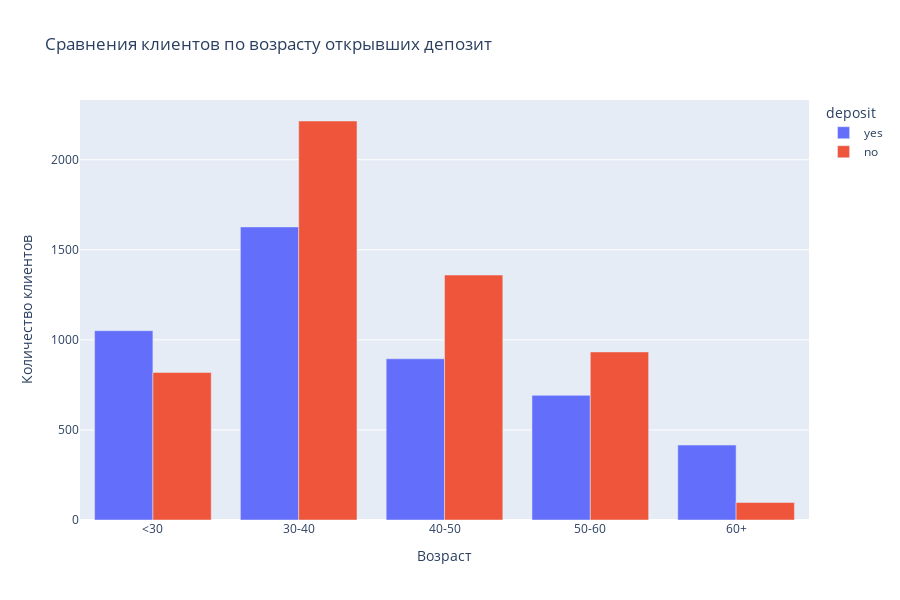

Here is the notebook cell this chart was saved with:
### Markdown cell above
### Задание 8

### Code cell
# создайте возрастные группы и определите, в каких группах более склонны открывать депозит, чем отказываться от предложения
cleaned['age_group'] = pd.cut(cleaned.age, [0, 30, 40, 50, 60, 2000], labels=['<30', '30-40', '40-50', '50-60', '60+'])

df_age = cleaned.groupby('age_group', as_index = False)['deposit'].value_counts()
fig = px.bar(
    data_frame=df_age,
    x='age_group',
    y= 'count',
    color= 'deposit',
    barmode="group", # разделим на разные столбцы
    title='Сравнения клиентов по возрасту открывших депозит',
    height=600
)
fig.update_layout(
    yaxis_title="Количество клиентов",
    xaxis_title="Возраст"
)
fig.show()

### Figure 1 — Plotly figure (JSON) as saved in the notebook; plotly's stock layout.template omitted (floating-point values rounded to 4 significant figures)
{"data": [{"alignmentgroup": "True", "hovertemplate": "deposit=yes<br>age_group=%{x}<br>count=%{y}<extra></extra>", "legendgroup": "yes", "marker": {"color": "#636efa", "pattern": {"shape": ""}}, "name": "yes", "offsetgroup": "yes", "orientation": "v", "showlegend": true, "textposition": "auto", "type": "bar", "x": ["<30", "30-40", "40-50", "50-60", "60+"], "xaxis": "x", "y": [1051, 1627, 895, 692, 416], "yaxis": "y"}, {"alignmentgroup": "True", "hovertemplate": "deposit=no<br>age_group=%{x}<br>count=%{y}<extra></extra>", "legendgroup": "no", "marker": {"color": "#EF553B", "pattern": {"shape": ""}}, "name": "no", "offsetgroup": "no", "orientation": "v", "showlegend": true, "textposition": "auto", "type": "bar", "x": ["<30", "30-40", "40-50", "50-60", "60+"], "xaxis": "x", "y": [819, 2215, 1360, 933, 97], "yaxis": "y"}], "layout": {"barmode": "group", "height": 600, "legend": {"title": {"text": "deposit"}, "tracegroupgap": 0}, "title": {"text": "Сравнения клиентов по возрасту открывших депозит"}, "xaxis": {"anchor": "y", "domain": [0, 1], "title": {"text": "Возраст"}}, "yaxis": {"anchor": "x", "domain": [0, 1], "title": {"text": "Количество клиентов"}}}}
